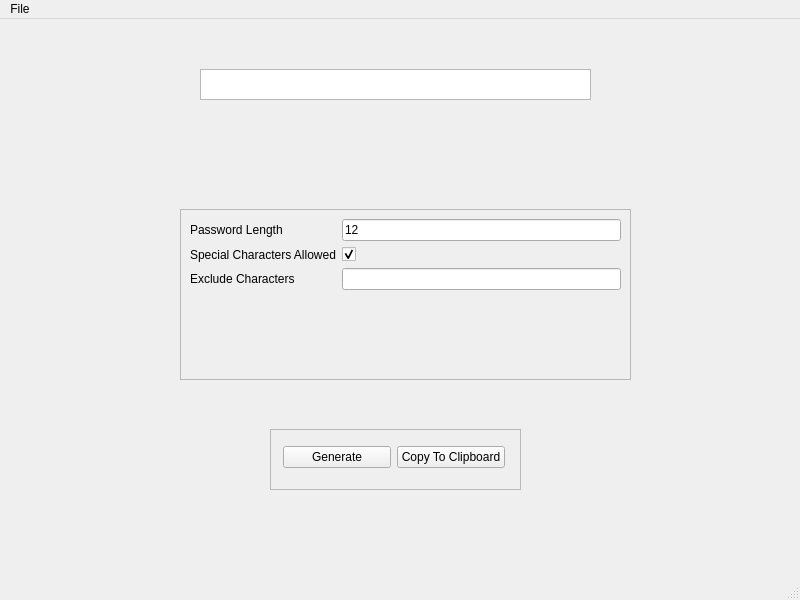
<?xml version="1.0" encoding="UTF-8"?>
<ui version="4.0">
 <class>MainWindow</class>
 <widget class="QMainWindow" name="MainWindow">
  <property name="geometry">
   <rect>
    <x>0</x>
    <y>0</y>
    <width>800</width>
    <height>600</height>
   </rect>
  </property>
  <property name="windowTitle">
   <string>MainWindow</string>
  </property>
  <widget class="QWidget" name="centralwidget">
   <widget class="QPlainTextEdit" name="topTextBox">
    <property name="geometry">
     <rect>
      <x>200</x>
      <y>50</y>
      <width>391</width>
      <height>31</height>
     </rect>
    </property>
   </widget>
   <widget class="QFrame" name="frame">
    <property name="geometry">
     <rect>
      <x>180</x>
      <y>190</y>
      <width>451</width>
      <height>171</height>
     </rect>
    </property>
    <property name="frameShape">
     <enum>QFrame::Shape::StyledPanel</enum>
    </property>
    <property name="frameShadow">
     <enum>QFrame::Shadow::Raised</enum>
    </property>
    <layout class="QFormLayout" name="formLayout">
     <item row="0" column="0">
      <widget class="QLabel" name="passLengthLabel">
       <property name="text">
        <string>Password Length</string>
       </property>
      </widget>
     </item>
     <item row="0" column="1">
      <widget class="QLineEdit" name="passLengthEdit">
       <property name="text">
        <string>12</string>
       </property>
      </widget>
     </item>
     <item row="1" column="0">
      <widget class="QLabel" name="specialCharsAllowedLabel">
       <property name="text">
        <string>Special Characters Allowed</string>
       </property>
      </widget>
     </item>
     <item row="1" column="1">
      <widget class="QCheckBox" name="specialCharsAllowedCheckbox">
       <property name="enabled">
        <bool>true</bool>
       </property>
       <property name="text">
        <string/>
       </property>
       <property name="checked">
        <bool>true</bool>
       </property>
      </widget>
     </item>
     <item row="2" column="0">
      <widget class="QLabel" name="excludeCharactersLabel">
       <property name="text">
        <string>Exclude Characters</string>
       </property>
      </widget>
     </item>
     <item row="2" column="1">
      <widget class="QLineEdit" name="excludeCharactersLineEditBox"/>
     </item>
    </layout>
   </widget>
   <widget class="QFrame" name="frame_2">
    <property name="geometry">
     <rect>
      <x>270</x>
      <y>410</y>
      <width>251</width>
      <height>61</height>
     </rect>
    </property>
    <property name="frameShape">
     <enum>QFrame::Shape::StyledPanel</enum>
    </property>
    <property name="frameShadow">
     <enum>QFrame::Shadow::Raised</enum>
    </property>
    <widget class="QWidget" name="">
     <property name="geometry">
      <rect>
       <x>13</x>
       <y>13</y>
       <width>222</width>
       <height>31</height>
      </rect>
     </property>
     <layout class="QHBoxLayout" name="horizontalLayout">
      <item>
       <widget class="QPushButton" name="generateButton">
        <property name="text">
         <string>Generate</string>
        </property>
       </widget>
      </item>
      <item>
       <widget class="QPushButton" name="clipboardCopyButton">
        <property name="text">
         <string>Copy To Clipboard</string>
        </property>
       </widget>
      </item>
     </layout>
    </widget>
   </widget>
  </widget>
  <widget class="QMenuBar" name="menubar">
   <property name="geometry">
    <rect>
     <x>0</x>
     <y>0</y>
     <width>800</width>
     <height>25</height>
    </rect>
   </property>
   <widget class="QMenu" name="menuFile">
    <property name="title">
     <string>File</string>
    </property>
    <addaction name="actionExit"/>
   </widget>
   <addaction name="menuFile"/>
  </widget>
  <widget class="QStatusBar" name="statusbar"/>
  <action name="actionExit">
   <property name="text">
    <string>Exit</string>
   </property>
  </action>
 </widget>
 <resources/>
 <connections>
  <connection>
   <sender>actionExit</sender>
   <signal>triggered()</signal>
   <receiver>MainWindow</receiver>
   <slot>close()</slot>
   <hints>
    <hint type="sourcelabel">
     <x>-1</x>
     <y>-1</y>
    </hint>
    <hint type="destinationlabel">
     <x>399</x>
     <y>299</y>
    </hint>
   </hints>
  </connection>
 </connections>
</ui>
